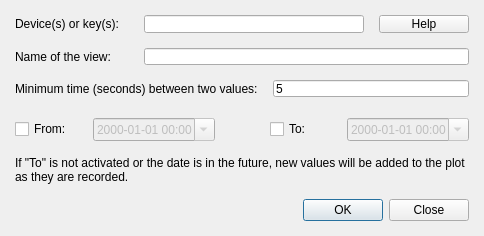
<?xml version="1.0" encoding="UTF-8"?>
<ui version="4.0">
 <class>LogViewerUI</class>
 <widget class="QDialog" name="LogViewerUI">
  <property name="geometry">
   <rect>
    <x>0</x>
    <y>0</y>
    <width>484</width>
    <height>217</height>
   </rect>
  </property>
  <property name="windowTitle">
   <string>New history view</string>
  </property>
  <layout class="QVBoxLayout" name="verticalLayout">
   <item>
    <layout class="QGridLayout" name="gridLayout">
     <property name="bottomMargin">
      <number>6</number>
     </property>
     <item row="0" column="0">
      <widget class="QLabel" name="label">
       <property name="text">
        <string>Device(s) or key(s):</string>
       </property>
      </widget>
     </item>
     <item row="1" column="0">
      <widget class="QLabel" name="label_2">
       <property name="text">
        <string>Name of the view:</string>
       </property>
      </widget>
     </item>
     <item row="2" column="0" colspan="2">
      <widget class="QLabel" name="label_4">
       <property name="text">
        <string>Minimum time (seconds) between two values:</string>
       </property>
      </widget>
     </item>
     <item row="2" column="2" colspan="2">
      <widget class="QLineEdit" name="interval">
       <property name="text">
        <string>5</string>
       </property>
      </widget>
     </item>
     <item row="1" column="1" colspan="3">
      <widget class="QLineEdit" name="namebox"/>
     </item>
     <item row="0" column="1" colspan="2">
      <widget class="QLineEdit" name="devices"/>
     </item>
     <item row="0" column="3">
      <widget class="QPushButton" name="helpButton">
       <property name="sizePolicy">
        <sizepolicy hsizetype="Preferred" vsizetype="Fixed">
         <horstretch>0</horstretch>
         <verstretch>0</verstretch>
        </sizepolicy>
       </property>
       <property name="text">
        <string>Help</string>
       </property>
      </widget>
     </item>
    </layout>
   </item>
   <item>
    <layout class="QHBoxLayout" name="horizontalLayout">
     <item>
      <widget class="QCheckBox" name="frombox">
       <property name="text">
        <string>From:</string>
       </property>
      </widget>
     </item>
     <item>
      <widget class="QDateTimeEdit" name="fromdate">
       <property name="enabled">
        <bool>false</bool>
       </property>
       <property name="displayFormat">
        <string>yyyy-MM-dd HH:mm</string>
       </property>
       <property name="calendarPopup">
        <bool>true</bool>
       </property>
      </widget>
     </item>
     <item>
      <spacer name="horizontalSpacer">
       <property name="orientation">
        <enum>Qt::Horizontal</enum>
       </property>
       <property name="sizeType">
        <enum>QSizePolicy::Fixed</enum>
       </property>
       <property name="sizeHint" stdset="0">
        <size>
         <width>40</width>
         <height>20</height>
        </size>
       </property>
      </spacer>
     </item>
     <item>
      <widget class="QCheckBox" name="tobox">
       <property name="text">
        <string>To:</string>
       </property>
      </widget>
     </item>
     <item>
      <widget class="QDateTimeEdit" name="todate">
       <property name="enabled">
        <bool>false</bool>
       </property>
       <property name="displayFormat">
        <string>yyyy-MM-dd HH:mm</string>
       </property>
       <property name="calendarPopup">
        <bool>true</bool>
       </property>
      </widget>
     </item>
    </layout>
   </item>
   <item>
    <widget class="QLabel" name="label_3">
     <property name="text">
      <string>If &quot;To&quot; is not activated or the date is in the future, new values will be added to the plot as they are recorded.</string>
     </property>
     <property name="wordWrap">
      <bool>true</bool>
     </property>
    </widget>
   </item>
   <item>
    <widget class="QDialogButtonBox" name="buttonBox">
     <property name="standardButtons">
      <set>QDialogButtonBox::Close|QDialogButtonBox::Ok</set>
     </property>
    </widget>
   </item>
  </layout>
 </widget>
 <layoutdefault spacing="15" margin="15"/>
 <tabstops>
  <tabstop>devices</tabstop>
  <tabstop>helpButton</tabstop>
  <tabstop>namebox</tabstop>
  <tabstop>interval</tabstop>
  <tabstop>frombox</tabstop>
  <tabstop>fromdate</tabstop>
  <tabstop>tobox</tabstop>
  <tabstop>todate</tabstop>
  <tabstop>buttonBox</tabstop>
 </tabstops>
 <resources>
  <include location="../../../resources/nicos-gui.qrc"/>
 </resources>
 <connections>
  <connection>
   <sender>frombox</sender>
   <signal>toggled(bool)</signal>
   <receiver>fromdate</receiver>
   <slot>setEnabled(bool)</slot>
   <hints>
    <hint type="sourcelabel">
     <x>35</x>
     <y>83</y>
    </hint>
    <hint type="destinationlabel">
     <x>146</x>
     <y>83</y>
    </hint>
   </hints>
  </connection>
  <connection>
   <sender>tobox</sender>
   <signal>toggled(bool)</signal>
   <receiver>todate</receiver>
   <slot>setEnabled(bool)</slot>
   <hints>
    <hint type="sourcelabel">
     <x>296</x>
     <y>83</y>
    </hint>
    <hint type="destinationlabel">
     <x>399</x>
     <y>83</y>
    </hint>
   </hints>
  </connection>
  <connection>
   <sender>buttonBox</sender>
   <signal>accepted()</signal>
   <receiver>LogViewerUI</receiver>
   <slot>accept()</slot>
   <hints>
    <hint type="sourcelabel">
     <x>241</x>
     <y>116</y>
    </hint>
    <hint type="destinationlabel">
     <x>241</x>
     <y>67</y>
    </hint>
   </hints>
  </connection>
  <connection>
   <sender>buttonBox</sender>
   <signal>rejected()</signal>
   <receiver>LogViewerUI</receiver>
   <slot>reject()</slot>
   <hints>
    <hint type="sourcelabel">
     <x>241</x>
     <y>116</y>
    </hint>
    <hint type="destinationlabel">
     <x>241</x>
     <y>67</y>
    </hint>
   </hints>
  </connection>
  <connection>
   <sender>devices</sender>
   <signal>returnPressed()</signal>
   <receiver>LogViewerUI</receiver>
   <slot>accept()</slot>
   <hints>
    <hint type="sourcelabel">
     <x>304</x>
     <y>18</y>
    </hint>
    <hint type="destinationlabel">
     <x>241</x>
     <y>67</y>
    </hint>
   </hints>
  </connection>
  <connection>
   <sender>interval</sender>
   <signal>returnPressed()</signal>
   <receiver>LogViewerUI</receiver>
   <slot>accept()</slot>
   <hints>
    <hint type="sourcelabel">
     <x>302</x>
     <y>50</y>
    </hint>
    <hint type="destinationlabel">
     <x>241</x>
     <y>67</y>
    </hint>
   </hints>
  </connection>
 </connections>
</ui>
